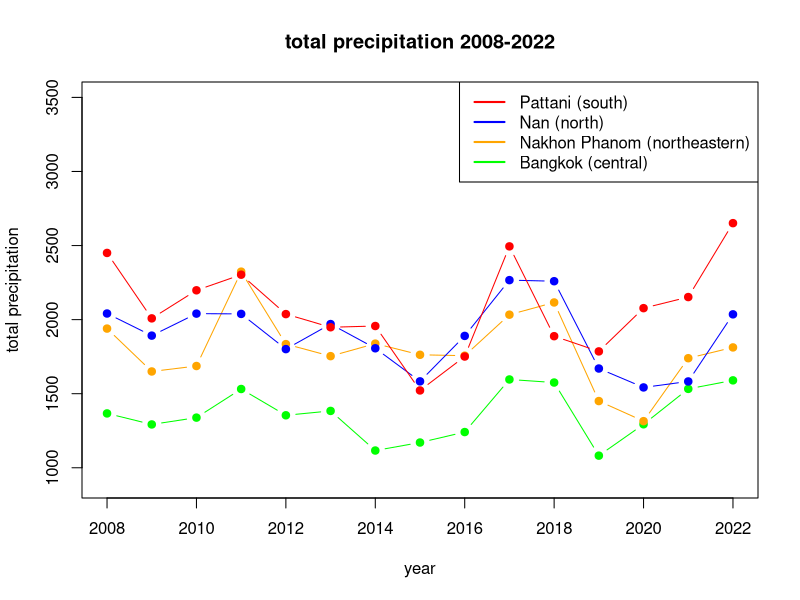
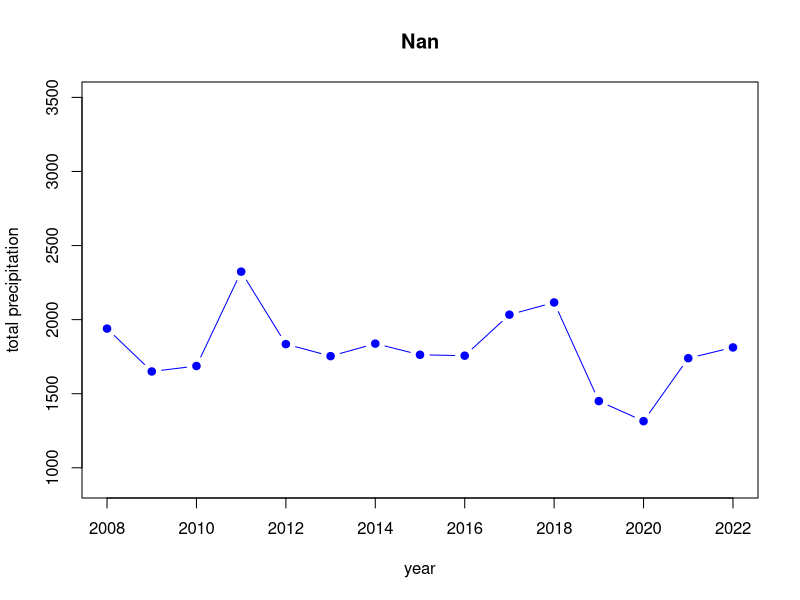
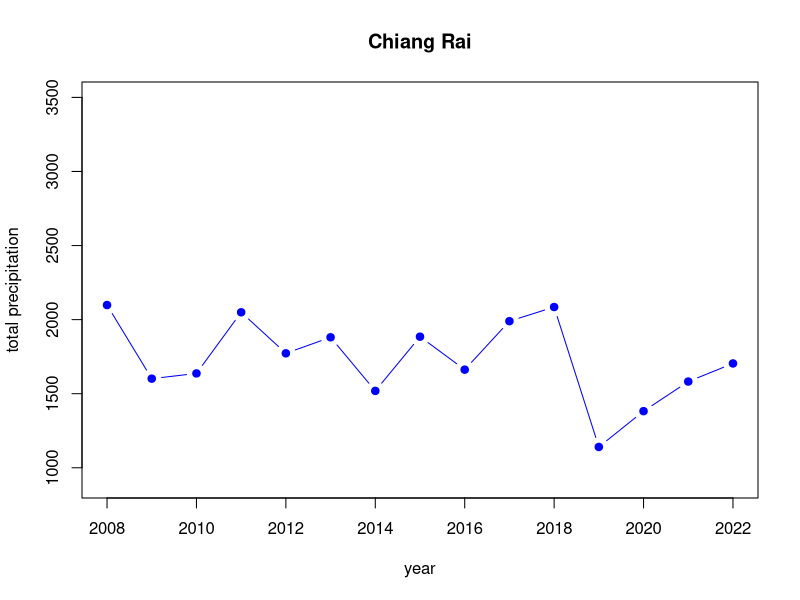
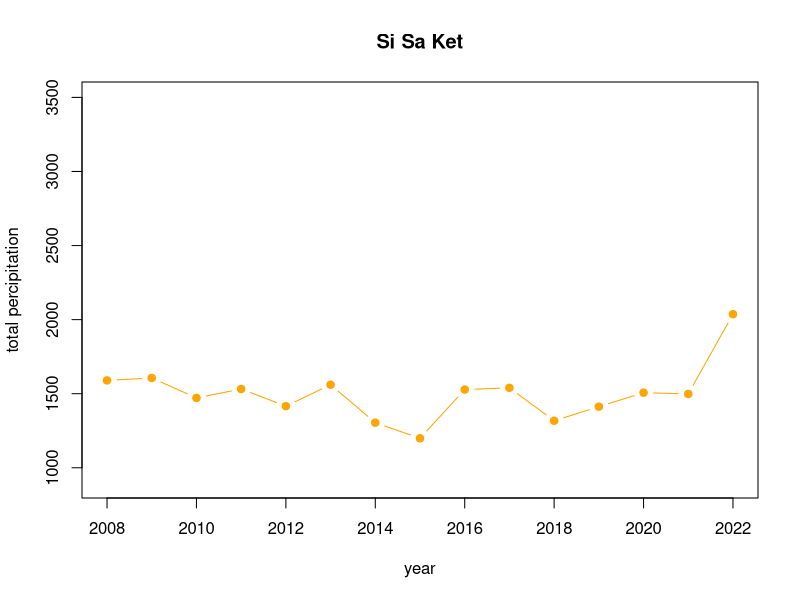
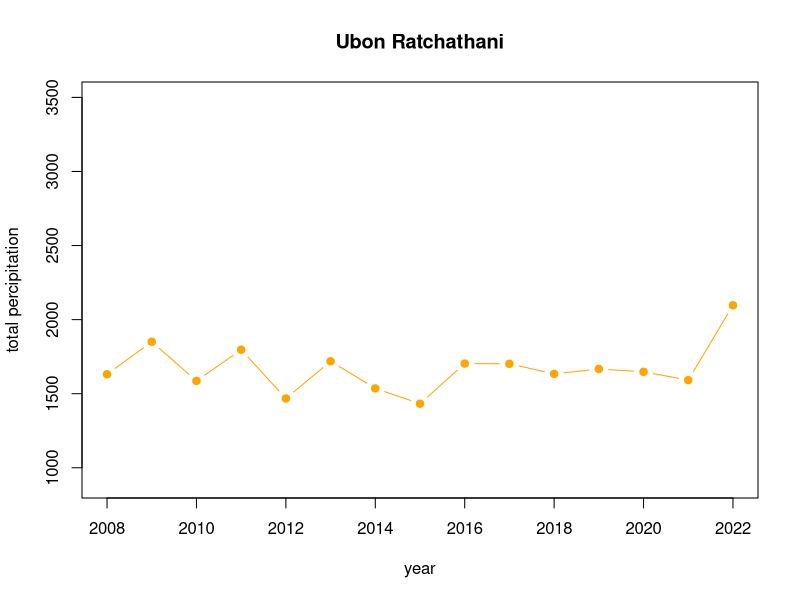
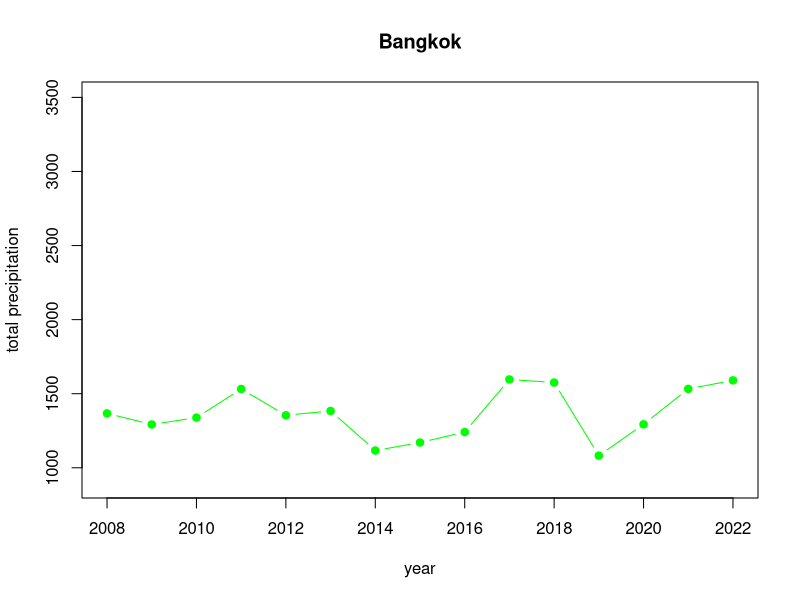
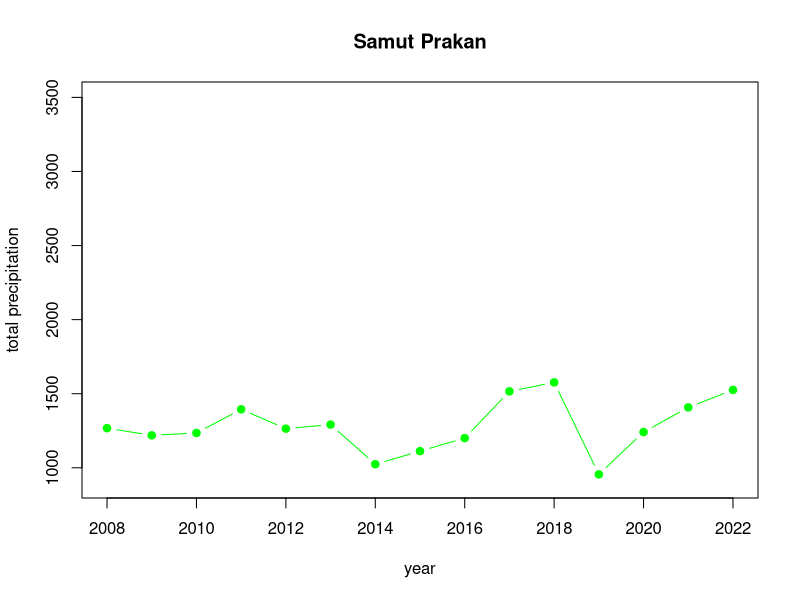
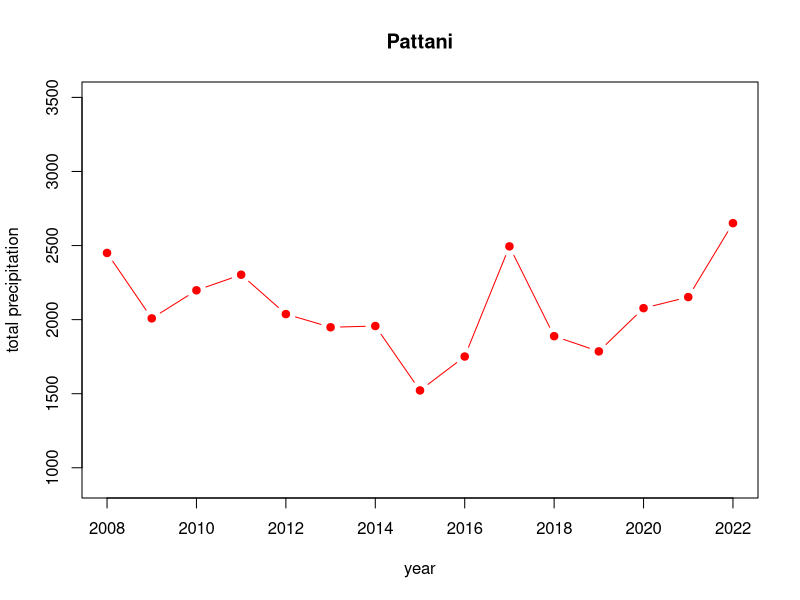

Source code (R) for these figures, in order:
## ---- chunk 1
install.packages("readxl")
library(readxl)
## ---- chunk 2
daymin <- read_excel("Thailand.xlsx",sheet = "era5_t2m_daymin_annual_Thailand")
daymin
## ---- chunk 3
daymax <- read_excel("Thailand.xlsx",sheet = "era5_t2m_daymax_annual_Thailand")
daymax
## ---- chunk 4
tp <- read_excel("Thailand.xlsx",sheet = "era5_tp(mm)_annual_Thailand")
tp
## ---- chunk 5
Gideon <- read_excel("Dengue_Data.xlsx",sheet = "Gideon")
Gideon
## ---- chunk 6
tp_sorted = tp[order(tp$`2022`, decreasing = TRUE), ]
tp_sorted
## ---- chunk 7
#sub districts with Highest Precipitation
tp_highest = head(tp_sorted)
tp_highest_list = tp_highest$ADM1_EN
tp_highest_list
## ---- chunk 8
#sub districts with Lowest Precipitation
tp_lowest = tail(tp_sorted) 
tp_lowest_list = tp_lowest$ADM1_EN
tp_lowest_list
## ---- chunk 9
daymax_sorted = daymax[order(daymax$`2022`, decreasing = TRUE), ]
daymax_sorted
## ---- chunk 10
#sub districts with Highest max Temperature
daymax_highest = head(daymax_sorted)
daymax_highest_list = daymax_highest$ADM1_EN
daymax_highest_list
## ---- chunk 11
#sub districts with Lowest max temperature
daymax_lowest = tail(daymax_sorted) 
daymax_lowest_list = daymax_lowest$ADM1_EN
daymax_lowest_list
## ---- chunk 12
daymin_sorted = daymin[order(daymin$`2022`, decreasing = TRUE), ]
daymin_sorted
## ---- chunk 13
#sub districts with Highest min temperature
daymin_highest = head(daymin_sorted)
daymin_highest_list = daymin_highest$ADM1_EN
daymin_highest_list
daymin_highest

## ---- chunk 14
#sub districts with Lowest min temperature
daymin_lowest = tail(daymin_sorted) 
daymin_lowest_list = daymin_lowest$ADM1_EN
daymin_lowest_list
## ---- chunk 15
temp_highest = unique(c(daymax_highest_list, daymin_highest_list))
temp_highest
## ---- chunk 16
temp_lowest = unique(c(daymax_lowest_list, daymin_lowest_list))
temp_lowest
## ---- chunk 17
temp_highest
## ---- chunk 18
temp_lowest
## ---- chunk 19
tp_highest_list
## ---- chunk 20
tp_lowest_list
## ---- chunk 21
province_names = daymax[,2]
province_names[27,1] = "Bungkan"
province_names
## ---- chunk 22
#Mean over years 2008-2022 per province
tp_mean = apply(tp[,5:19], 1, mean)
tp_province_mean = cbind(province_names, tp_mean)
tp_province_mean

#Mean Min and Max Temperature per province
daymin_mean = apply(daymin[,5:19], 1, mean)
daymax_mean = apply(daymax[,5:19], 1, mean)

#Creation of a new dataframe with daymin and daymay per province
daymin_province_mean = cbind(daymin_mean, daymax_mean)
Temp_min_max = cbind(province_names, daymin_province_mean) 
Temp_min_max
## ---- chunk 23
meantemp = apply(Temp_min_max[,2:3], 1, mean)
temp_mean =  cbind(province_names, meantemp)
temp_mean
## ---- chunk 24
highest_meantemp = temp_mean[head(order(temp_mean[,2], decreasing = TRUE)),]
highest_meantemp
highest_meantemp_provinces = highest_meantemp[,1]
highest_meantemp_provinces
## ---- chunk 25
lowest_meantemp = temp_mean[tail(order(temp_mean[,2], decreasing = TRUE)),]
lowest_meantemp
lowest_meantemp_provinces = lowest_meantemp[,1]
lowest_meantemp_provinces
## ---- chunk 26
#mean of each province over all years
mean_tp = apply(tp[,5:19], 1, mean)
#add name of the provinces to the data frame
mean_tp = cbind(province_names, mean_tp)
colnames(mean_tp) = c("AMD1_EN", "meantp")
## ---- chunk 27
#sort the provinces by mean total precipitation
mean_tp[order(mean_tp[,2], decreasing = TRUE),]

#Show 6 provinces each with highest and lowest total precipitation 
highest_meantp = head(mean_tp[order(mean_tp[,2], decreasing = TRUE),])
lowest_meantp  = head(mean_tp[order(mean_tp[,2], decreasing = FALSE),])

#show the provinces together with their mean total precipitation
highest_meantp
lowest_meantp
## ---- chunk 28
provinces_north = list("Chiang Mai", "Chiang Rai", "Lampang", "Lamphun", "Mae Hong Son", "Nan", "Phayao", "Phrae", "Uttaradit")

provinces_northeastern = list("Amnat Charoen", "Buri Ram", "Chaiyaphum", "Kalasin", "Khon Kaen", "Loei", "Maha Sarakham", "Mukdahan", "Nakhon Phanom", "Nakhon Ratchasima", "Nong Bua Lam Phu", "Nong Khai", "Roi Et", "Sakon Nakhon", "Si Sa Ket", "Surin", "Ubon Ratchathani", "Udon Thani", "Yasothon")

provinces_south = list("Chumphon", "Krabi", "Nakhon Si Thammarat", "Narathiwat", "Pattani", "Phangnga", "Phatthalung", "Phuket", "Ranong", "Satun", "Songkhla", "Surat Thani", "Trang", "Yala")

provinces_central = list("Bangkok", "Ang Thong", "Chachoengsao", "Chai Nat", "Chanthaburi", "Chon Buri", "Kamphaeng Phet", "Kanchanaburi", "Lop Buri", "Nakhon Nayok", "Nakhon Pathom", "Nakhon Sawan", "Nonthaburi", "Pathum Thani", "Phetchabun", "Phetchaburi", "Phichit", "Phitsanulok", "Phra Nakhon Si Ayutthaya", "Prachin Buri", "Prachuap Khiri Khan", "Ratchaburi", "Rayong", "Sa Keao", "Samut Prakan", "Samut Sakhon", "Samut Songkhram", "Saraburi", "Sing Buri", "Sukhothai", "Suphan Buri", "Tak", "Trat", "Uthai Thani")
## ---- chunk 29
#provinces in North Thailand
lowest_meantemp_provinces[which(lowest_meantemp_provinces %in% provinces_north)]

#provinces in Northeastern Thailand
lowest_meantemp_provinces[which(lowest_meantemp_provinces %in% provinces_northeastern)]

#provinces in Central Thailand
lowest_meantemp_provinces[which(lowest_meantemp_provinces%in% provinces_central)]

#provinces in South Thailand
lowest_meantemp_provinces[which(lowest_meantemp_provinces %in% provinces_south)]
## ---- chunk 30
#provinces in North Thailand
highest_meantemp_provinces[which(highest_meantemp_provinces %in% provinces_north)]

#provinces in Northeastern Thailand
highest_meantemp_provinces[which(highest_meantemp_provinces %in% provinces_northeastern)]

#provinces in Central Thailand
highest_meantemp_provinces[which(highest_meantemp_provinces%in% provinces_central)]

#provinces in South Thailand
highest_meantemp_provinces[which(highest_meantemp_provinces %in% provinces_south)]
## ---- chunk 31
#provinces in North Thailand
temp_highest[which(temp_highest %in% provinces_north)]

#provinces in Northeastern Thailand
temp_highest[which(temp_highest %in% provinces_northeastern)]

#provinces in Central Thailand
temp_highest[which(temp_highest %in% provinces_central)]

#provinces in South Thailand
temp_highest[which(temp_highest %in% provinces_south)]
## ---- chunk 32
#provinces in North Thailand
temp_lowest[which(temp_lowest %in% provinces_north)]

#provinces in Northeastern Thailand
temp_lowest[which(temp_lowest %in% provinces_northeastern)]

#provinces in Central Thailand
temp_lowest[which(temp_lowest %in% provinces_central)]

#provinces in South Thailand
temp_lowest[which(temp_lowest %in% provinces_south)]
## ---- chunk 33
#provinces in North Thailand
tp_highest_list[which(tp_highest_list %in% provinces_north)]

#provinces in Northeastern Thailand
tp_highest_list[which(tp_highest_list %in% provinces_northeastern)]

#provinces in Central Thailand
tp_highest_list[which(tp_highest_list %in% provinces_central)]

#provinces in South Thailand
tp_highest_list[which(tp_highest_list %in% provinces_south)]
## ---- chunk 34
#provinces in North Thailand
tp_lowest_list[which(tp_lowest_list %in% provinces_north)]

#provinces in Northeastern Thailand
tp_lowest_list[which(tp_lowest_list %in% provinces_northeastern)]

#provinces in Central Thailand
tp_lowest_list[which(tp_lowest_list %in% provinces_central)]

#provinces in South Thailand
tp_lowest_list[which(tp_lowest_list %in% provinces_south)]
## ---- chunk 35
plot(x = colnames(tp[,5:19]), y = tp[1,5:19], type = "b", pch = 19, col = "green", xlab = "year", ylab = "total precipitation", main = "total precipitation 2008-2022", ylim = c(900,3500)); lines(colnames(tp[,5:19]), tp[44,5:19], type = "b", pch = 19, col = "orange");  lines(colnames(tp[,5:19]), tp[37,5:19], type = "b", pch = 19, col = "blue"); lines(colnames(tp[,5:19]), tp[75,5:19], type = "b", pch = 19, col = "red"); 

legend(x = "topright",          
       legend = c("Pattani (south)", "Nan (north)", "Nakhon Phanom (northeastern)", "Bangkok (central)"),  
       lty = c(1),           
       col = c(col= "red",col="blue",col="orange", col="green"),           
       lwd = 2)     
## ---- chunk 36
##total precipitation in different parts of thailands (directions based on "map_provinces")

#north
plot(x = colnames(tp[,5:19]), y = tp[44,5:19], type = "b", pch = 19, col="blue", ylim = c(900,3500), xlab = "year", ylab = "total precipitation", main = tp[44,2])
plot(x = colnames(tp[,5:19]), y = tp[46,5:19], type = "b", pch = 19, col="blue", ylim = c(900,3500), xlab = "year", ylab = "total precipitation", main = tp[46,2])

#northeastern
plot(x = colnames(tp[,5:19]), y = tp[22,5:19], type = "b", pch = 19, col="orange", ylim = c(900,3500), xlab = "year", ylab = "total percipitation", main = tp[22,2])
plot(x = colnames(tp[,5:19]), y = tp[23,5:19], type = "b", pch = 19, col="orange", ylim = c(900,3500), xlab = "year", ylab = "total percipitation", main = tp[23,2])

#central
plot(x = colnames(tp[,5:19]), y = tp[1,5:19], type = "b", pch = 19, col="green", ylim = c(900,3500), xlab = "year", ylab = "total precipitation", main = tp[1,2])
plot(x = colnames(tp[,5:19]), y = tp[2,5:19], type = "b", pch = 19, col="green", ylim = c(900,3500), xlab = "year", ylab = "total precipitation", main = tp[2,2])

#south
plot(x = colnames(tp[,5:19]), y = tp[75,5:19], type = "b", pch = 19, col="red", ylim = c(900,3500), xlab = "year", ylab = "total precipitation", main = tp[75,2])
plot(x = colnames(tp[,5:19]), y = tp[70,5:19], type = "b", pch = 19, col="red", ylim = c(900,3500), xlab = "year", ylab = "total precipitation", main = tp[70,2])

## ---- chunk 37
hist(tp$"2008", ylim=c(0,20), breaks=15, main = colnames(tp[,5]), xlab = "total precipitation")
hist(tp$"2009", ylim=c(0,20), breaks=15, main = colnames(tp[,6]), xlab = "total precipitation")
hist(tp$"2010", ylim=c(0,20), breaks=15, main = colnames(tp[,7]), xlab = "total precipitation")
hist(tp$"2011", ylim=c(0,20), breaks=15, main = colnames(tp[,8]), xlab = "total precipitation")
hist(tp$"2012", ylim=c(0,20), breaks=15, main = colnames(tp[,9]), xlab = "total precipitation")
hist(tp$"2013", ylim=c(0,20), breaks=15, main = colnames(tp[,10]), xlab = "total precipitation")
hist(tp$"2014", ylim=c(0,20), breaks=15, main = colnames(tp[,11]), xlab = "total precipitation")
hist(tp$"2015", ylim=c(0,20), breaks=15, main = colnames(tp[,12]), xlab = "total precipitation")
hist(tp$"2016", ylim=c(0,20), breaks=15, main = colnames(tp[,13]), xlab = "total precipitation")
hist(tp$"2017", ylim=c(0,20), breaks=15, main = colnames(tp[,14]), xlab = "total precipitation")
hist(tp$"2018", ylim=c(0,20), breaks=15, main = colnames(tp[,15]), xlab = "total precipitation")
hist(tp$"2019", ylim=c(0,20), breaks=15, main = colnames(tp[,16]), xlab = "total precipitation")
hist(tp$"2020", ylim=c(0,20), breaks=15, main = colnames(tp[,17]), xlab = "total precipitation")
hist(tp$"2021", ylim=c(0,20), breaks=15, main = colnames(tp[,18]), xlab = "total precipitation")
hist(tp$"2022", ylim=c(0,20), breaks=15, main = colnames(tp[,19]), xlab = "total precipitation")
## ---- chunk 38
#load Dengue cases and death
countries_cases = read_excel("Dengue_Data.xlsx", sheet = "Dengue_cases")
countries_death = read_excel("Dengue_Data.xlsx", sheet = "Denge_deaths")


#clean data just for Thailand
cases = countries_cases[,c(1,3)]
death = countries_death[,c(1,3)]


#plot to see cases and death numbers over time
plot(cases, type = "b", pch = 19, main = "Dengue cases Thailand"); plot(death, type = "b", pch = 19, main = "Dengue deaths Thailand") 
